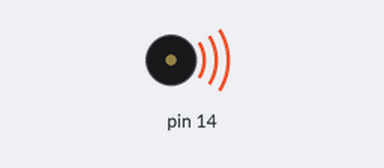
The sketch below on a simulated Arduino Uno, built with avr-gcc and run on an emulated ATmega328P. On the bench: buzzer (waves = sounding).

Above: at 0.2 s.
Timing chart, 0 to 3.0 s (numbered marks = the images above):
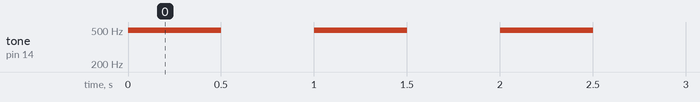

The sketch:

Buzzer.ino
```cpp
// Paste this code into a new sketch & run the file

void setup()
{
 }
void loop()
{
    tone(14, 494, 500);
 // The three numbers inside the tone() function represent: the pin we send the sound (D5 or 14 in our case), the frequency of the sound wave we send and the duration of the tone.
    delay(1000);
}
```

Measured:
- by itself, tone on pin 14: alternates 494 Hz for 0.50 s and silent for 0.50 s
